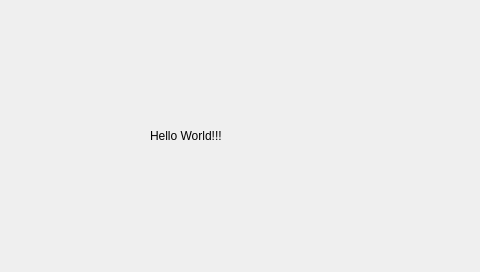
<?xml version="1.0" encoding="UTF-8"?>
<ui version="4.0">
 <class>terminal</class>
 <widget class="QMainWindow" name="terminal">
  <property name="geometry">
   <rect>
    <x>0</x>
    <y>0</y>
    <width>480</width>
    <height>272</height>
   </rect>
  </property>
  <property name="windowTitle">
   <string>terminal</string>
  </property>
  <widget class="QWidget" name="centralWidget">
   <widget class="QLabel" name="label">
    <property name="geometry">
     <rect>
      <x>150</x>
      <y>0</y>
      <width>480</width>
      <height>272</height>
     </rect>
    </property>
    <property name="text">
     <string>Hello World!!!</string>
    </property>
   </widget>
  </widget>
 </widget>
 <layoutdefault spacing="6" margin="11"/>
 <resources/>
 <connections/>
</ui>
